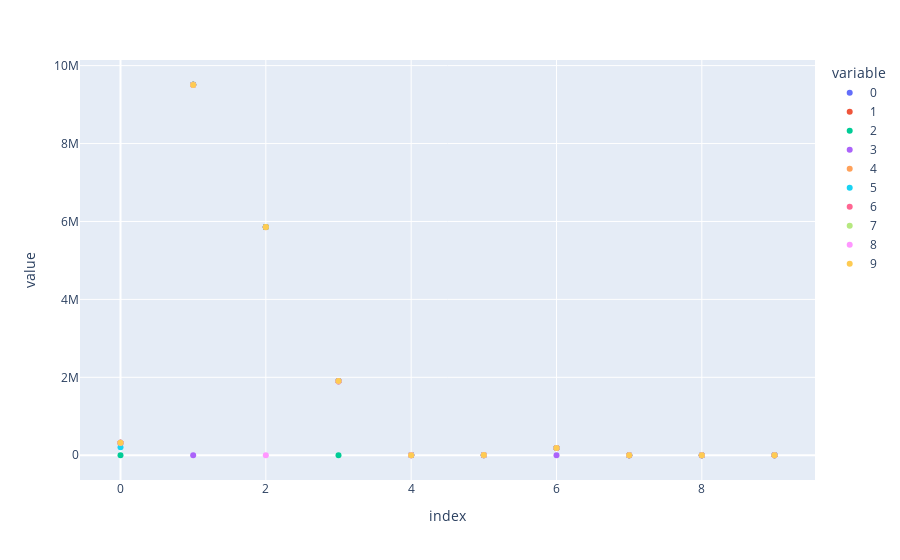

Here is the notebook cell this chart was saved with:
### Code cell
px.scatter(df    , y = df.columns).show()

### Figure 1 — Plotly figure (JSON) as saved in the notebook; plotly's stock layout.template omitted (floating-point values rounded to 4 significant figures)
{"data": [{"hovertemplate": "variable=0<br>index=%{x}<br>value=%{y}<extra></extra>", "legendgroup": "0", "marker": {"color": "#636efa", "symbol": "circle"}, "mode": "markers", "name": "0", "orientation": "v", "showlegend": true, "type": "scatter", "x": [0, 1, 2, 3, 4, 5, 6, 7, 8, 9], "xaxis": "x", "y": [319800.0, 9506000.0, 5856000.0, 1906000.0, 5296.0, 1565.0, 188000.0, 1489.0, 575.4, 175.1], "yaxis": "y"}, {"hovertemplate": "variable=1<br>index=%{x}<br>value=%{y}<extra></extra>", "legendgroup": "1", "marker": {"color": "#EF553B", "symbol": "circle"}, "mode": "markers", "name": "1", "orientation": "v", "showlegend": true, "type": "scatter", "x": [0, 1, 2, 3, 4, 5, 6, 7, 8, 9], "xaxis": "x", "y": [319700.0, 9506000.0, 5856000.0, 1906000.0, 856.3, 3293.0, 186900.0, 2007.0, 632.3, 0], "yaxis": "y"}, {"hovertemplate": "variable=2<br>index=%{x}<br>value=%{y}<extra></extra>", "legendgroup": "2", "marker": {"color": "#00cc96", "symbol": "circle"}, "mode": "markers", "name": "2", "orientation": "v", "showlegend": true, "type": "scatter", "x": [0, 1, 2, 3, 4, 5, 6, 7, 8, 9], "xaxis": "x", "y": [0, 9506000.0, 5856000.0, 0, 5316.0, 3350.0, 188200.0, 871.7, 0, 223.5], "yaxis": "y"}, {"hovertemplate": "variable=3<br>index=%{x}<br>value=%{y}<extra></extra>", "legendgroup": "3", "marker": {"color": "#ab63fa", "symbol": "circle"}, "mode": "markers", "name": "3", "orientation": "v", "showlegend": true, "type": "scatter", "x": [0, 1, 2, 3, 4, 5, 6, 7, 8, 9], "xaxis": "x", "y": [319500.0, 0, 5857000.0, 1905000.0, 0, 2718.0, 0, 871.7, 0, 52.88], "yaxis": "y"}, {"hovertemplate": "variable=4<br>index=%{x}<br>value=%{y}<extra></extra>", "legendgroup": "4", "marker": {"color": "#FFA15A", "symbol": "circle"}, "mode": "markers", "name": "4", "orientation": "v", "showlegend": true, "type": "scatter", "x": [0, 1, 2, 3, 4, 5, 6, 7, 8, 9], "xaxis": "x", "y": [319000.0, 9506000.0, 5855000.0, 1902000.0, 5418.0, 2988.0, 188100.0, 1958.0, 517.3, 216.7], "yaxis": "y"}, {"hovertemplate": "variable=5<br>index=%{x}<br>value=%{y}<extra></extra>", "legendgroup": "5", "marker": {"color": "#19d3f3", "symbol": "circle"}, "mode": "markers", "name": "5", "orientation": "v", "showlegend": true, "type": "scatter", "x": [0, 1, 2, 3, 4, 5, 6, 7, 8, 9], "xaxis": "x", "y": [205300.0, 9506000.0, 5860000.0, 1900000.0, 5272.0, 3350.0, 188200.0, 2122.0, 468.5, 101.6], "yaxis": "y"}, {"hovertemplate": "variable=6<br>index=%{x}<br>value=%{y}<extra></extra>", "legendgroup": "6", "marker": {"color": "#FF6692", "symbol": "circle"}, "mode": "markers", "name": "6", "orientation": "v", "showlegend": true, "type": "scatter", "x": [0, 1, 2, 3, 4, 5, 6, 7, 8, 9], "xaxis": "x", "y": [319700.0, 9509000.0, 5860000.0, 1892000.0, 5272.0, 3235.0, 186100.0, 2129.0, 632.3, 200.1], "yaxis": "y"}, {"hovertemplate": "variable=7<br>index=%{x}<br>value=%{y}<extra></extra>", "legendgroup": "7", "marker": {"color": "#B6E880", "symbol": "circle"}, "mode": "markers", "name": "7", "orientation": "v", "showlegend": true, "type": "scatter", "x": [0, 1, 2, 3, 4, 5, 6, 7, 8, 9], "xaxis": "x", "y": [319400.0, 9506000.0, 5857000.0, 1902000.0, 4161.0, 0, 187200.0, 2129.0, 575.4, 220.5], "yaxis": "y"}, {"hovertemplate": "variable=8<br>index=%{x}<br>value=%{y}<extra></extra>", "legendgroup": "8", "marker": {"color": "#FF97FF", "symbol": "circle"}, "mode": "markers", "name": "8", "orientation": "v", "showlegend": true, "type": "scatter", "x": [0, 1, 2, 3, 4, 5, 6, 7, 8, 9], "xaxis": "x", "y": [319800.0, 9504000.0, 0, 1902000.0, 5394.0, 3334.0, 188000.0, 2105.0, 615.7, 52.88], "yaxis": "y"}, {"hovertemplate": "variable=9<br>index=%{x}<br>value=%{y}<extra></extra>", "legendgroup": "9", "marker": {"color": "#FECB52", "symbol": "circle"}, "mode": "markers", "name": "9", "orientation": "v", "showlegend": true, "type": "scatter", "x": [0, 1, 2, 3, 4, 5, 6, 7, 8, 9], "xaxis": "x", "y": [322600.0, 9501000.0, 5857000.0, 1906000.0, 2061.0, 3334.0, 188200.0, 0, 632.3, 159.8], "yaxis": "y"}], "layout": {"legend": {"title": {"text": "variable"}, "tracegroupgap": 0}, "margin": {"t": 60}, "xaxis": {"anchor": "y", "domain": [0, 1], "title": {"text": "index"}}, "yaxis": {"anchor": "x", "domain": [0, 1], "title": {"text": "value"}}}}
